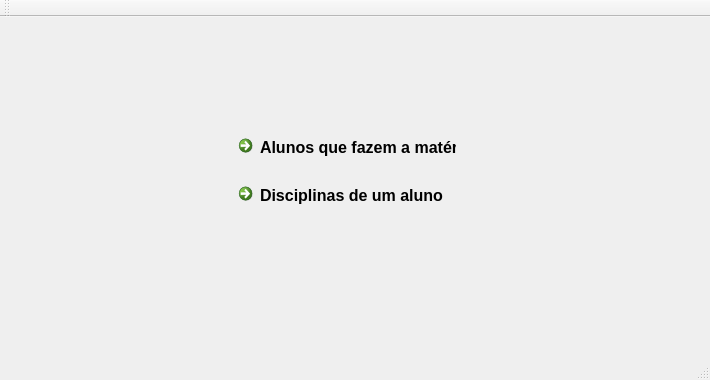
<?xml version="1.0" encoding="UTF-8"?>
<ui version="4.0">
 <class>MainWindow</class>
 <widget class="QMainWindow" name="MainWindow">
  <property name="geometry">
   <rect>
    <x>0</x>
    <y>0</y>
    <width>710</width>
    <height>380</height>
   </rect>
  </property>
  <property name="windowTitle">
   <string>Home</string>
  </property>
  <widget class="QWidget" name="centralWidget">
   <widget class="QWidget" name="layoutWidget">
    <property name="geometry">
     <rect>
      <x>220</x>
      <y>100</y>
      <width>251</width>
      <height>111</height>
     </rect>
    </property>
    <layout class="QVBoxLayout" name="verticalLayout">
     <item>
      <widget class="QCommandLinkButton" name="commandLinkButtonAlunosDaMateria">
       <property name="font">
        <font>
         <pointsize>12</pointsize>
        </font>
       </property>
       <property name="text">
        <string>Alunos que fazem a matéria</string>
       </property>
      </widget>
     </item>
     <item>
      <widget class="QCommandLinkButton" name="commandLinkButtonDiciplinasDoAluno">
       <property name="font">
        <font>
         <pointsize>12</pointsize>
        </font>
       </property>
       <property name="text">
        <string>Disciplinas de um aluno</string>
       </property>
      </widget>
     </item>
    </layout>
   </widget>
  </widget>
  <widget class="QMenuBar" name="menuBar">
   <property name="geometry">
    <rect>
     <x>0</x>
     <y>0</y>
     <width>710</width>
     <height>25</height>
    </rect>
   </property>
  </widget>
  <widget class="QToolBar" name="mainToolBar">
   <attribute name="toolBarArea">
    <enum>TopToolBarArea</enum>
   </attribute>
   <attribute name="toolBarBreak">
    <bool>false</bool>
   </attribute>
  </widget>
  <widget class="QStatusBar" name="statusBar"/>
 </widget>
 <layoutdefault spacing="6" margin="11"/>
 <resources/>
 <connections/>
</ui>
